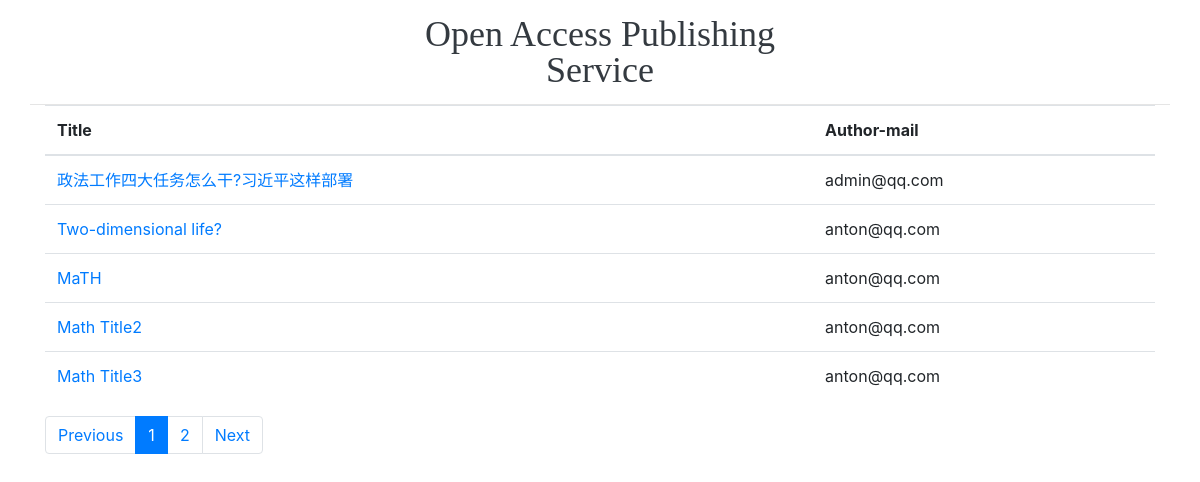
/articles/1, run on the app's committed database.
### app.py (models this page shows)
class Article(db.Model):
    __tablename__ = 'articles'
    id = db.Column(db.Integer, primary_key=True)
    author_id = db.Column(db.Integer, db.ForeignKey('authors.id'))
    subject_id = db.Column(db.Integer, db.ForeignKey('subjects.id'))
    title = db.Column(db.String(50))
    body = db.Column(db.Text)
    comments = db.relationship('Comment', backref='article')
    time = db.Column(db.DateTime)
    like = db.Column(db.Integer)
    dislike = db.Column(db.Integer)

class Author(db.Model):
    __tablename__= 'authors'
    id = db.Column(db.Integer, primary_key=True)
    mail = db.Column(db.String(50), unique=True)
    password = db.Column(db.String(50))
    articles = db.relationship('Article', backref='author')
    comments = db.relationship('Comment', backref='author')

### app.py (the view)
@app.route('/articles/<subject_id>', methods=['GET', 'POST'])
def get_articles(subject_id):
    page = request.args.get('page', 1, type=int)
    pagination = Article.query.filter(Article.subject_id == subject_id).order_by(Article.time.desc()).paginate(page, per_page=5, error_out=False)
    articles = pagination.items
    return render_template('articles.html', articles=articles, pagination=pagination, mail=if_logined(),
                           subject_id=subject_id)

### app.py (called while the page is built)
def if_logined():
    mail = session.get('mail')
    if mail is None:
        mail = 'Hello, Stranger'
    return mail

@app.before_request
def before_action():
    app.logger.debug('-------------------------------------------------request.path:' + request.path + '-------------------------------------------------------------------')
    if not request.path.startswith('/static') and not request.path == '/login':
        session['newurl'] = request.path
    if 'mail' not in session:
        if  request.path == '/admin':
            return redirect('/login')
    print(session.get('2'))

@app.after_request
def ip_count(response):
    if request.path.startswith('/article/'):
        article_id = request.path[request.path.rfind('/article/', 1):]
        print(article_id)
        session[article_id] = 66666;
    return response

### templates/articles.html (shortened to what this page needs)
<!DOCTYPE html>
<html lang="en">
<head>
    {% include 'base.html' %}
</head>
<body>
{% include 'header.html' %}
<div class="container">
    <table class="table table-hover">
        <thead>
        <tr>
            <th>Title</th>
            <th>Author-mail</th>
        </tr>
        </thead>
        <tbody>
        {% for article in articles %}
            <tr>
                <td><a href="/article/{{ article.id }}">{{ article.title }}</a></td>
                <td>{{ article.author.mail }}</td>
            </tr>
        {% endfor %}
        </tbody>
    </table>
    <ul class="pagination">
        <li class="page-item"><a class="page-link" href="/articles/{{ subject_id }}?page=
                {% if pagination.has_prev %}{{ pagination.page - 1 }}{% else %}{{ pagination.page }}{% endif %}">Previous</a>
        </li>
        {% for p in pagination.iter_pages() %}
            <li class="page-item" id="page{{ p }}"><a class="page-link"
                                                      href="/articles/{{ subject_id }}?page={{ p }}">{{ p }}</a></li>
        {% endfor %}
        <li class="page-item"><a class="page-link" href="/articles/{{ subject_id }}?page=
                {% if pagination.has_next %}{{ pagination.page + 1 }}{% else %}{{ pagination.page }}{% endif %}">Next</a>
        </li>
    </ul>
</div>
</body>
</html>

### data on the page
Article: title "政法工作四大任务怎么干?习近平这样部署", author.mail "admin@qq.com"
Article: title "Two-dimensional life?", author.mail "anton@qq.com"
Article: title "MaTH", author.mail "anton@qq.com"
Article: title "Math Title2", author.mail "anton@qq.com"
Article: title "Math Title3", author.mail "anton@qq.com"

### other printed values
{{ p }} "1" "2"
